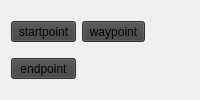
            <widget class="QWidget" name="spline">
             <layout class="QGridLayout" name="gridLayout_5">
              <item row="0" column="3">
               <spacer name="horizontalSpacer_4">
                <property name="orientation">
                 <enum>Qt::Horizontal</enum>
                </property>
                <property name="sizeHint" stdset="0">
                 <size>
                  <width>40</width>
                  <height>20</height>
                 </size>
                </property>
               </spacer>
              </item>
              <item row="0" column="0">
               <widget class="QToolButton" name="toolButton_spline_startpoint">
                <property name="sizePolicy">
                 <sizepolicy hsizetype="Preferred" vsizetype="Fixed">
                  <horstretch>0</horstretch>
                  <verstretch>0</verstretch>
                 </sizepolicy>
                </property>
                <property name="palette">
                 <palette>
                  <active>
                   <colorrole role="Button">
                    <brush brushstyle="SolidPattern">
                     <color alpha="255">
                      <red>65</red>
                      <green>65</green>
                      <blue>65</blue>
                     </color>
                    </brush>
                   </colorrole>
                   <colorrole role="Base">
                    <brush brushstyle="SolidPattern">
                     <color alpha="255">
                      <red>65</red>
                      <green>65</green>
                      <blue>65</blue>
                     </color>
                    </brush>
                   </colorrole>
                   <colorrole role="Window">
                    <brush brushstyle="SolidPattern">
                     <color alpha="255">
                      <red>65</red>
                      <green>65</green>
                      <blue>65</blue>
                     </color>
                    </brush>
                   </colorrole>
                  </active>
                  <inactive>
                   <colorrole role="Button">
                    <brush brushstyle="SolidPattern">
                     <color alpha="255">
                      <red>65</red>
                      <green>65</green>
                      <blue>65</blue>
                     </color>
                    </brush>
                   </colorrole>
                   <colorrole role="Base">
                    <brush brushstyle="SolidPattern">
                     <color alpha="255">
                      <red>65</red>
                      <green>65</green>
                      <blue>65</blue>
                     </color>
                    </brush>
                   </colorrole>
                   <colorrole role="Window">
                    <brush brushstyle="SolidPattern">
                     <color alpha="255">
                      <red>65</red>
                      <green>65</green>
                      <blue>65</blue>
                     </color>
                    </brush>
                   </colorrole>
                  </inactive>
                  <disabled>
                   <colorrole role="Button">
                    <brush brushstyle="SolidPattern">
                     <color alpha="255">
                      <red>65</red>
                      <green>65</green>
                      <blue>65</blue>
                     </color>
                    </brush>
                   </colorrole>
                   <colorrole role="Base">
                    <brush brushstyle="SolidPattern">
                     <color alpha="255">
                      <red>65</red>
                      <green>65</green>
                      <blue>65</blue>
                     </color>
                    </brush>
                   </colorrole>
                   <colorrole role="Window">
                    <brush brushstyle="SolidPattern">
                     <color alpha="255">
                      <red>65</red>
                      <green>65</green>
                      <blue>65</blue>
                     </color>
                    </brush>
                   </colorrole>
                  </disabled>
                 </palette>
                </property>
                <property name="text">
                 <string>startpoint</string>
                </property>
                <property name="icon">
                 <iconset resource="config/icons.qrc">
                  <normaloff>:/icons/flag-green.png</normaloff>:/icons/flag-green.png</iconset>
                </property>
                <property name="toolButtonStyle">
                 <enum>Qt::ToolButtonTextBesideIcon</enum>
                </property>
               </widget>
              </item>
              <item row="0" column="1">
               <widget class="QToolButton" name="toolButton_spline_waypoint">
                <property name="sizePolicy">
                 <sizepolicy hsizetype="Preferred" vsizetype="Fixed">
                  <horstretch>0</horstretch>
                  <verstretch>0</verstretch>
                 </sizepolicy>
                </property>
                <property name="palette">
                 <palette>
                  <active>
                   <colorrole role="Button">
                    <brush brushstyle="SolidPattern">
                     <color alpha="255">
                      <red>65</red>
                      <green>65</green>
                      <blue>65</blue>
                     </color>
                    </brush>
                   </colorrole>
                   <colorrole role="Base">
                    <brush brushstyle="SolidPattern">
                     <color alpha="255">
                      <red>65</red>
                      <green>65</green>
                      <blue>65</blue>
                     </color>
                    </brush>
                   </colorrole>
                   <colorrole role="Window">
                    <brush brushstyle="SolidPattern">
                     <color alpha="255">
                      <red>65</red>
                      <green>65</green>
                      <blue>65</blue>
                     </color>
                    </brush>
                   </colorrole>
                  </active>
                  <inactive>
                   <colorrole role="Button">
                    <brush brushstyle="SolidPattern">
                     <color alpha="255">
                      <red>65</red>
                      <green>65</green>
                      <blue>65</blue>
                     </color>
                    </brush>
                   </colorrole>
                   <colorrole role="Base">
                    <brush brushstyle="SolidPattern">
                     <color alpha="255">
                      <red>65</red>
                      <green>65</green>
                      <blue>65</blue>
                     </color>
                    </brush>
                   </colorrole>
                   <colorrole role="Window">
                    <brush brushstyle="SolidPattern">
                     <color alpha="255">
                      <red>65</red>
                      <green>65</green>
                      <blue>65</blue>
                     </color>
                    </brush>
                   </colorrole>
                  </inactive>
                  <disabled>
                   <colorrole role="Button">
                    <brush brushstyle="SolidPattern">
                     <color alpha="255">
                      <red>65</red>
                      <green>65</green>
                      <blue>65</blue>
                     </color>
                    </brush>
                   </colorrole>
                   <colorrole role="Base">
                    <brush brushstyle="SolidPattern">
                     <color alpha="255">
                      <red>65</red>
                      <green>65</green>
                      <blue>65</blue>
                     </color>
                    </brush>
                   </colorrole>
                   <colorrole role="Window">
                    <brush brushstyle="SolidPattern">
                     <color alpha="255">
                      <red>65</red>
                      <green>65</green>
                      <blue>65</blue>
                     </color>
                    </brush>
                   </colorrole>
                  </disabled>
                 </palette>
                </property>
                <property name="text">
                 <string>waypoint</string>
                </property>
                <property name="icon">
                 <iconset resource="config/icons.qrc">
                  <normaloff>:/icons/flag-blue.png</normaloff>:/icons/flag-blue.png</iconset>
                </property>
                <property name="toolButtonStyle">
                 <enum>Qt::ToolButtonTextBesideIcon</enum>
                </property>
               </widget>
              </item>
              <item row="1" column="0">
               <widget class="QToolButton" name="toolButton_spline_endpoint">
                <property name="sizePolicy">
                 <sizepolicy hsizetype="Preferred" vsizetype="Fixed">
                  <horstretch>0</horstretch>
                  <verstretch>0</verstretch>
                 </sizepolicy>
                </property>
                <property name="palette">
                 <palette>
                  <active>
                   <colorrole role="Button">
                    <brush brushstyle="SolidPattern">
                     <color alpha="255">
                      <red>65</red>
                      <green>65</green>
                      <blue>65</blue>
                     </color>
                    </brush>
                   </colorrole>
                   <colorrole role="Base">
                    <brush brushstyle="SolidPattern">
                     <color alpha="255">
                      <red>65</red>
                      <green>65</green>
                      <blue>65</blue>
                     </color>
                    </brush>
                   </colorrole>
                   <colorrole role="Window">
                    <brush brushstyle="SolidPattern">
                     <color alpha="255">
                      <red>65</red>
                      <green>65</green>
                      <blue>65</blue>
                     </color>
                    </brush>
                   </colorrole>
                  </active>
                  <inactive>
                   <colorrole role="Button">
                    <brush brushstyle="SolidPattern">
                     <color alpha="255">
                      <red>65</red>
                      <green>65</green>
                      <blue>65</blue>
                     </color>
                    </brush>
                   </colorrole>
                   <colorrole role="Base">
                    <brush brushstyle="SolidPattern">
                     <color alpha="255">
                      <red>65</red>
                      <green>65</green>
                      <blue>65</blue>
                     </color>
                    </brush>
                   </colorrole>
                   <colorrole role="Window">
                    <brush brushstyle="SolidPattern">
                     <color alpha="255">
                      <red>65</red>
                      <green>65</green>
                      <blue>65</blue>
                     </color>
                    </brush>
                   </colorrole>
                  </inactive>
                  <disabled>
                   <colorrole role="Button">
                    <brush brushstyle="SolidPattern">
                     <color alpha="255">
                      <red>65</red>
                      <green>65</green>
                      <blue>65</blue>
                     </color>
                    </brush>
                   </colorrole>
                   <colorrole role="Base">
                    <brush brushstyle="SolidPattern">
                     <color alpha="255">
                      <red>65</red>
                      <green>65</green>
                      <blue>65</blue>
                     </color>
                    </brush>
                   </colorrole>
                   <colorrole role="Window">
                    <brush brushstyle="SolidPattern">
                     <color alpha="255">
                      <red>65</red>
                      <green>65</green>
                      <blue>65</blue>
                     </color>
                    </brush>
                   </colorrole>
                  </disabled>
                 </palette>
                </property>
                <property name="text">
                 <string>endpoint</string>
                </property>
                <property name="icon">
                 <iconset resource="config/icons.qrc">
                  <normaloff>:/icons/flag-black.png</normaloff>:/icons/flag-black.png</iconset>
                </property>
                <property name="toolButtonStyle">
                 <enum>Qt::ToolButtonTextBesideIcon</enum>
                </property>
               </widget>
              </item>
             </layout>
            </widget>
